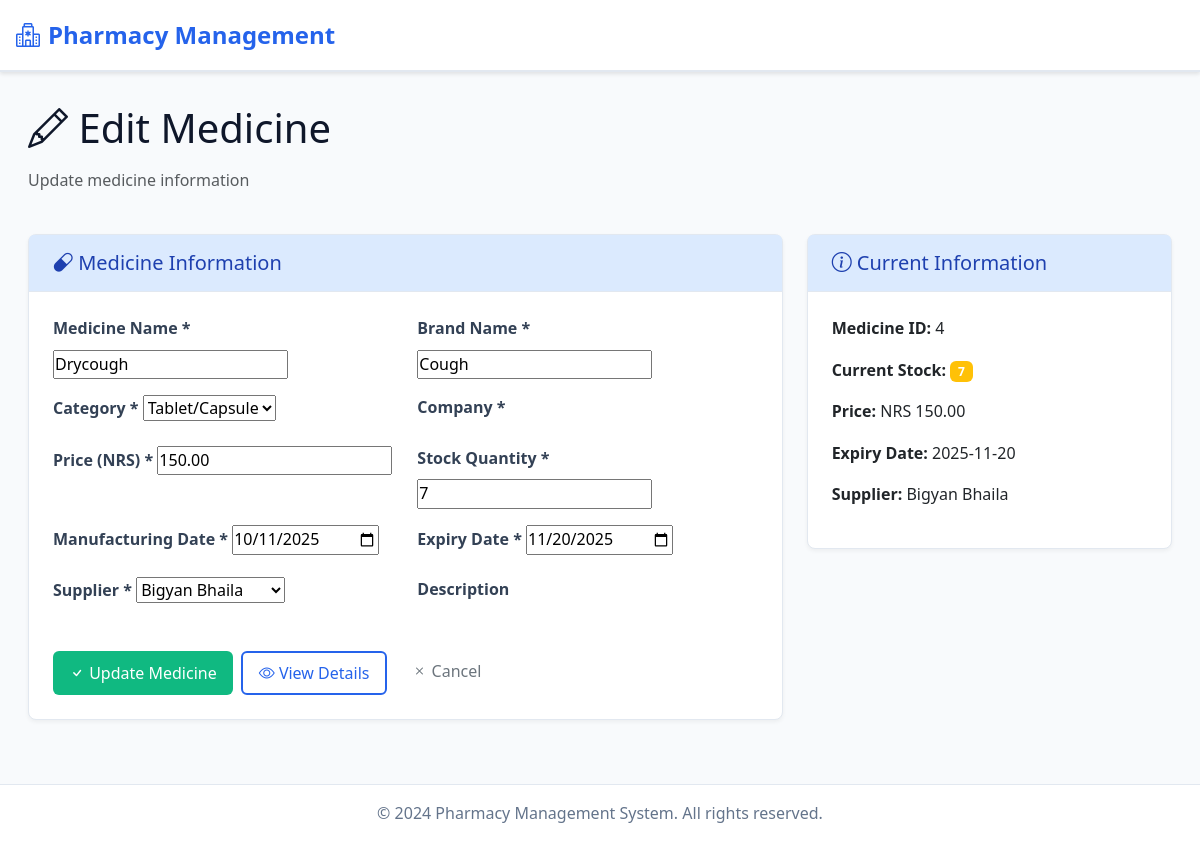
Page /medicine/edit_page_medicine/4/ on the committed database.
### medicine/models.py (models this page shows, shortened)
class Medicine(models.Model):
    medicine_id = models.AutoField(primary_key=True)   # custom PK
    name = models.CharField(max_length=100)
    brand_name = models.CharField(max_length=100)
    CATEGORY_CHOICES = [
        ("tablet/capsule", "Tablet/Capsule"),
        ("liquid", "Liquid"),
        ("patch", "Patch"),
        ("cream", "Topical Cream"),
    ]
    category = models.CharField(max_length=20, choices=CATEGORY_CHOICES, default="tablet/capsule")
    mfg_date = models.DateField()
    exp_date = models.DateField()
    price = models.DecimalField(max_digits=10, decimal_places=2)
    stock_qty = models.PositiveIntegerField(default=0)
    supplier = models.ForeignKey(Supplier, on_delete=models.CASCADE, related_name="medicines")

### supplier/models.py (models this page shows)
class Supplier(models.Model):
    id = models.AutoField(primary_key=True)   # auto increment id
    name = models.CharField(max_length=100)
    contact = models.CharField(max_length=20)
    address = models.TextField()
    def __str__(self):
        return self.name

### medicine/views.py (the view)
# urls.py: path('edit_page_medicine/<int:medicine_id>/', views.edit_page_medicine, name='edit_page_medicine'),
def edit_page_medicine(request, medicine_id):
    medicine = get_object_or_404(Medicine, medicine_id=medicine_id)
    if request.method == "POST":
        form = MedicineForm(request.POST, instance=medicine)
        if form.is_valid():
            form.save()
            messages.success(request, 'Medicine updated successfully!')
            return redirect('medicine_detail', medicine_id=medicine.medicine_id)
    else:
        form = MedicineForm(instance=medicine)
    return render(request, 'admin/medicine/edit_page_medicine.html', {
        'form': form,
        'medicine': medicine,
        'today': date.today(),
    })

### medicine/forms.py
class MedicineForm(forms.ModelForm):
    class Meta:
        model = Medicine
        fields = [
            'name',
            'brand_name',
            'category',
            'mfg_date',
            'exp_date',
            'price',
            'stock_qty',
            'supplier',
        ]
        widgets = {
            'mfg_date': forms.DateInput(attrs={'type': 'date'}),
            'exp_date': forms.DateInput(attrs={'type': 'date'}),
        }

### templates/admin/medicine/edit_page_medicine.html (shortened to what this page needs)
{% extends 'base.html' %}
{% block content %}
<div class="container-fluid">
    <div class="row mb-4">
        <div class="col-12">
            <h1 class="mb-3">
                <i class="bi bi-pencil"></i> Edit Medicine
            </h1>
            <p class="text-muted">Update medicine information</p>
        </div>
    </div>
    <div class="row">
        <div class="col-lg-8">
            <div class="card">
                <div class="card-header">
                    <h5 class="mb-0">
                        <i class="bi bi-capsule"></i> Medicine Information
                    </h5>
                </div>
                <div class="card-body">
                    <form method="post">
                        <div class="row">
                            <div class="col-md-6 mb-3">
                                <label for="{{ form.name.id_for_label }}" class="form-label">Medicine Name *</label>
                                {{ form.name }}
                            </div>
                            <div class="col-md-6 mb-3">
                                <label for="{{ form.brand_name.id_for_label }}" class="form-label">Brand Name *</label>
                                {{ form.brand_name }}
                            </div>
                        </div>
                        <div class="row">
                            <div class="col-md-6 mb-3">
                                <label for="{{ form.category.id_for_label }}" class="form-label">Category *</label>
                                {{ form.category }}
                            </div>
                            <div class="col-md-6 mb-3">
                                <label for="{{ form.company.id_for_label }}" class="form-label">Company *</label>
                            </div>
                        </div>
                        <div class="row">
                            <div class="col-md-6 mb-3">
                                <label for="{{ form.price.id_for_label }}" class="form-label">Price (NRS) *</label>
                                {{ form.price }}
                            </div>
                            <div class="col-md-6 mb-3">
                                <label for="{{ form.stock_qty.id_for_label }}" class="form-label">Stock Quantity *</label>
                                {{ form.stock_qty }}
                            </div>
                        </div>
                        <div class="row">
                            <div class="col-md-6 mb-3">
                                <label for="{{ form.mfg_date.id_for_label }}" class="form-label">Manufacturing Date *</label>
                                {{ form.mfg_date }}
                            </div>
                            <div class="col-md-6 mb-3">
                                <label for="{{ form.exp_date.id_for_label }}" class="form-label">Expiry Date *</label>
                                {{ form.exp_date }}
                            </div>
                        </div>
                        <div class="row">
                            <div class="col-md-6 mb-3">
                                <label for="{{ form.supplier.id_for_label }}" class="form-label">Supplier *</label>
                                {{ form.supplier }}
                            </div>
                            <div class="col-md-6 mb-3">
                                <label for="{{ form.description.id_for_label }}" class="form-label">Description</label>
                            </div>
                        </div>
                        <div class="d-flex gap-2 mt-4">
                            <button type="submit" class="btn btn-success">
                                <i class="bi bi-check"></i> Update Medicine
                            </button>
                            <a href="{% url 'medicine_detail' medicine.medicine_id %}" class="btn btn-outline-primary">
                                <i class="bi bi-eye"></i> View Details
                            </a>
                            <a href="{% url 'list_medicine' %}" class="btn btn-outline-secondary">
                                <i class="bi bi-x"></i> Cancel
                            </a>
                        </div>
                    </form>
                </div>
            </div>
        </div>
        <div class="col-lg-4">
            <div class="card">
                <div class="card-header">
                    <h5 class="mb-0">
                        <i class="bi bi-info-circle"></i> Current Information
                    </h5>
                </div>
                <div class="card-body">
                    <div class="mb-3">
                        <strong>Medicine ID:</strong> {{ medicine.medicine_id }}
                    </div>
                    <div class="mb-3">
                        <strong>Current Stock:</strong>
                        <span class="badge {% if medicine.stock_qty <= 0 %}bg-danger{% elif medicine.stock_qty <= 10 %}bg-warning{% else %}bg-success{% endif %}">
                            {{ medicine.stock_qty }}
                        </span>
                    </div>
                    <div class="mb-3">
                        <strong>Price:</strong> NRS {{ medicine.price|floatformat:2 }}
                    </div>
                    <div class="mb-3">
                        <strong>Expiry Date:</strong>
                        <span class="{% if medicine.exp_date < today %}text-danger{% endif %}">
                            {{ medicine.exp_date|date:"Y-m-d" }}
                        </span>
                    </div>
                    <div class="mb-3">
                        <strong>Supplier:</strong> {{ medicine.supplier.name|default:"N/A" }}
                    </div>
                </div>
            </div>
        </div>
    </div>
</div>
{% endblock %}

### templates/base.html (style rules this page uses)
:root { --primary-blue: #2563eb; --light-blue: #dbeafe; --dark-blue: #1e40af; --white: #ffffff; --light-gray: #f8fafc; --gray: #64748b; --dark-gray: #334155; --black: #0f172a; --border-color: #e2e8f0; --success: #10b981; --warning: #f59e0b; --danger: #ef4444; }
* { margin: 0; padding: 0; box-sizing: border-box; }
body { font-family: 'Segoe UI', Tahoma, Geneva, Verdana, sans-serif; background-color: var(--light-gray); color: var(--black); line-height: 1.6; }
.card { background-color: var(--white); border: 1px solid var(--border-color); border-radius: 8px; box-shadow: 0 2px 4px rgba(0,0,0,0.05); transition: box-shadow 0.3s ease; }
.card-header { background-color: var(--light-blue); border-bottom: 1px solid var(--border-color); padding: 1rem 1.5rem; font-weight: 600; color: var(--dark-blue); }
.card-body { padding: 1.5rem; }
.btn { border-radius: 6px; font-weight: 500; padding: 0.5rem 1rem; border: none; transition: all 0.3s ease; text-decoration: none; display: inline-block; }
.btn-success { background-color: var(--success); color: var(--white); }
.btn-outline-primary { background-color: transparent; color: var(--primary-blue); border: 2px solid var(--primary-blue); }
.form-label { font-weight: 600; color: var(--dark-gray); margin-bottom: 0.5rem; }

### rows in the picture
Medicine: name "Drycough", brand_name "Cough", category "Tablet/Capsule", price "150.00", stock_qty "7", mfg_date "10/11/2025", exp_date "11/20/2025", supplier "Bigyan Bhaila", medicine_id "4", exp_date "2025-11-20", supplier.name "Bigyan Bhaila"
